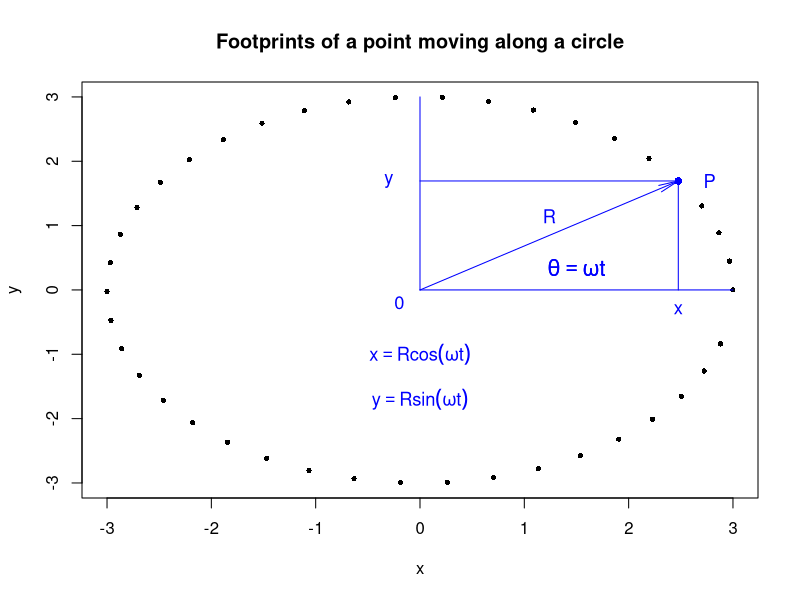
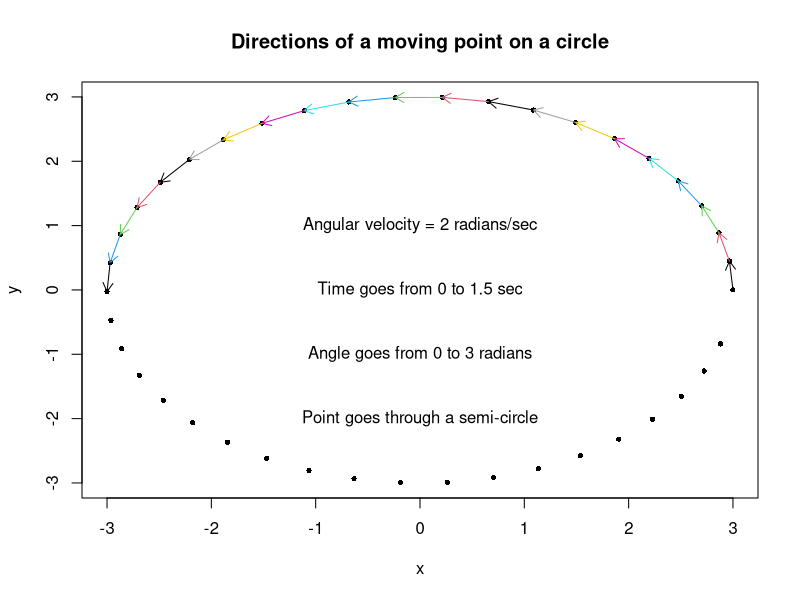

Reproduce these figures in R, in order.
# 6.1.2
# Figure 6.1 R Code

setEPS()

postscript("fig0602.eps",
           height = 5.4,
           width = 10)

# footprints of a point on a circle path

par(mfrow<-c(1,2))
par(mar<-c(4,4,2,0.2)) 
R <- 3
n <- 41
ome <- 2
t <- seq(0, 3, len=n)
x <- R*cos(ome*t)
y <- R*sin(ome*t)

plot(x, y, 
     pch = 16, 
     cex = 0.7,
     main = 'Footprints of a point moving along a circle')

arrows(0, 0, x[5], y[5], 
       col = 'blue',
       length = 0.2, 
       angle = 10)

segments(0, 0, x[1], y[1], col='blue') 
segments(0, 0, 0, 3, col='blue') 
segments(x[5], 0, x[5], y[5], col='blue') 
segments(0, y[5], x[5], y[5], col='blue') 

points(x[5], y[5], col='blue', pch = 16) 

text(x[5], -0.3, 'x', cex = 1.1, col='blue') 
text( -0.3, y[5], 'y', cex = 1.1, col='blue') 
text(x[5]/2, 0.3+y[5]/2, 'R', cex = 1.1, col='blue')
text(x[5]+0.3, y[5], 'P', cex = 1.1, col='blue')
text(-0.2, -0.2, '0', cex = 1.1, col='blue')
text(1.5, 0.35, bquote(theta == omega*t), cex = 1.3, col='blue')
text(1.5, 0.35, bquote(theta == omega*t), cex = 1.3, col='blue')
text(0, -1, bquote(x == R*cos(omega*t)), cex = 1.1, col='blue') 
text(0, -1.7, bquote(y == R*sin(omega*t)), cex = 1.1, col='blue')

# directions of a moving point on a circle

plot(x, y, pch = 16, cex = 0.7,
     main = 'Directions of a moving point on a circle')

s <- seq(length(x)-20)

arrows(x[s], y[s], x[s+1], y[s+1],
       col = 1:(length(s)-1),
       angle = 30, length = 0.1)

text(0, 1, 'Angular velocity = 2 radians/sec') 
text(0, 0, 'Time goes from 0 to 1.5 sec')
text(0, -1, 'Angle goes from 0 to 3 radians') 
text(0, -2, 'Point goes through a semi-circle') 

dev.off()

